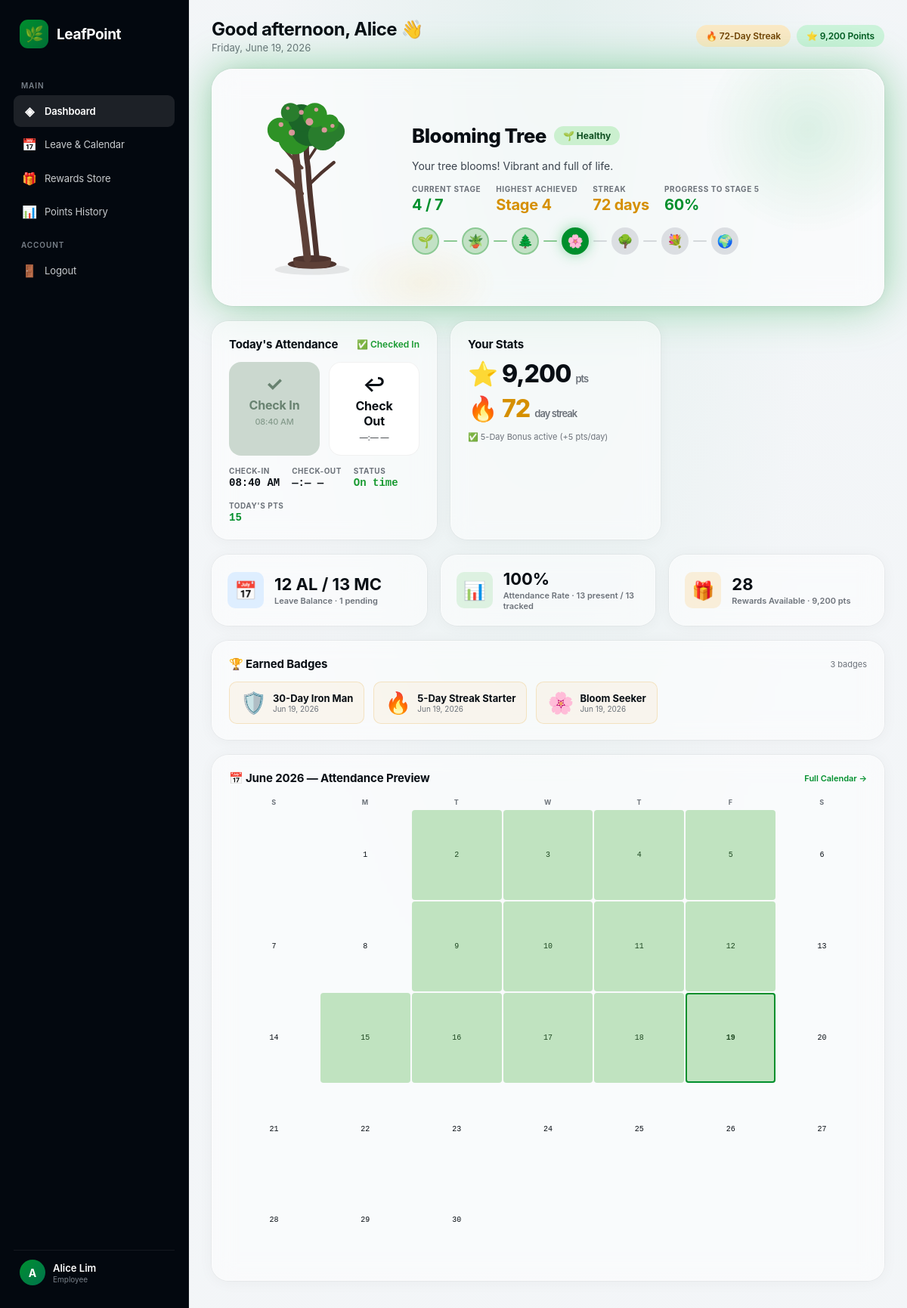
Screenshot of /Employee/employee_dashboard.php (signed in) with the database file from the repository.
### tables this page shows
CREATE TABLE `users` (
    `id` INT AUTO_INCREMENT PRIMARY KEY,
    `name` VARCHAR(100) NOT NULL,
    `username` VARCHAR(50) NOT NULL UNIQUE COMMENT 'Login identifier',
    `email` VARCHAR(150) NOT NULL UNIQUE,
    `password_hash` VARCHAR(255) NOT NULL,
    `role` ENUM('employee', 'admin') DEFAULT 'employee',
    `join_date` DATE NOT NULL,
    `remember_token` VARCHAR(255) NULL,
    `reset_token` VARCHAR(64) NULL COMMENT 'Password reset token',
    `reset_token_expiry` DATETIME NULL COMMENT 'Reset token expiry (1 hour)',
    `total_points` INT DEFAULT 0,
    `current_streak` INT DEFAULT 0,
    `plant_highest_stage` INT DEFAULT 1,
    `plant_current_stage` INT DEFAULT 1,
    `plant_status` ENUM('Healthy', 'Withered') DEFAULT 'Healthy',
    `created_at` TIMESTAMP DEFAULT CURRENT_TIMESTAMP,
    `updated_at` TIMESTAMP DEFAULT CURRENT_TIMESTAMP ON UPDATE CURRENT_TIMESTAMP
);

CREATE TABLE `attendance` (
    `id` INT AUTO_INCREMENT PRIMARY KEY,
    `user_id` INT NOT NULL,
    `date` DATE NOT NULL,
    `check_in_time` TIME NULL,
    `check_out_time` TIME NULL,
    `status` ENUM('on_time', 'grace_period', 'late', 'absent', 'on_leave', 'public_holiday') NOT NULL,
    `points_earned` INT DEFAULT 0,
    `location_lat` DECIMAL(10, 8) NULL,
    `location_lng` DECIMAL(10, 8) NULL,
    `ip_address` VARCHAR(45) NULL,
    `created_at` TIMESTAMP DEFAULT CURRENT_TIMESTAMP,
    FOREIGN KEY (`user_id`) REFERENCES `users`(`id`) ON DELETE CASCADE,
    UNIQUE KEY `unique_daily_attendance` (`user_id`, `date`)
);

CREATE TABLE `leave_balances` (
    `id` INT AUTO_INCREMENT PRIMARY KEY,
    `user_id` INT NOT NULL,
    `year` YEAR NOT NULL,
    `al_total` INT DEFAULT 14,
    `al_used` DECIMAL(5,1) DEFAULT 0.0,
    `mc_total` INT DEFAULT 14,
    `mc_used` DECIMAL(5,1) DEFAULT 0.0,
    FOREIGN KEY (`user_id`) REFERENCES `users`(`id`) ON DELETE CASCADE,
    UNIQUE KEY `unique_user_year` (`user_id`, `year`)
);

CREATE TABLE IF NOT EXISTS `badges` (
    `id` INT AUTO_INCREMENT PRIMARY KEY,
    `user_id` INT NOT NULL,
    `badge_key` VARCHAR(50) NOT NULL,
    `badge_name` VARCHAR(100) NOT NULL,
    `badge_icon` VARCHAR(10) NOT NULL,
    `earned_at` TIMESTAMP DEFAULT CURRENT_TIMESTAMP,
    FOREIGN KEY (`user_id`) REFERENCES `users`(`id`) ON DELETE CASCADE,
    UNIQUE KEY `unique_user_badge` (`user_id`, `badge_key`)
);

### Employee/employee_dashboard.php (the view, shortened to what this page needs)
<?php
require_once '../db.php';
$user_id = $_SESSION['user_id'];
$date_today = date('Y-m-d');
$current_month = date('m');
$current_year = date('Y');
$stmt = $pdo->prepare("SELECT total_points, current_streak, plant_current_stage, plant_highest_stage, plant_status FROM users WHERE id = ?");
$stmt->execute([$user_id]);
$user = $stmt->fetch();
$tree_stages = [
    1 => ['name' => 'Sprout',                    'emoji' => '🌱', 'desc' => 'Your journey begins. A tiny sprout breaks through the soil.'],
    2 => ['name' => 'Sapling',                   'emoji' => '🪴', 'desc' => 'Growing stronger with each on-time day.'],
    3 => ['name' => 'Young Tree',                'emoji' => '🌲', 'desc' => 'A young tree taking shape — consistency is key.'],
    4 => ['name' => 'Blooming Tree',             'emoji' => '🌸', 'desc' => 'Your tree blooms! Vibrant and full of life.'],
    5 => ['name' => 'Ancient Oak',               'emoji' => '🌳', 'desc' => 'A mighty oak — your dedication is unmatched.'],
    6 => ['name' => 'Magical Blooming Tree',     'emoji' => '💐', 'desc' => 'Magic surrounds your tree. Almost at the pinnacle.'],
    7 => ['name' => 'World Tree',                'emoji' => '🌍', 'desc' => 'The World Tree — you have reached the ultimate stage!'],
];
$current_tree = $tree_stages[$user['plant_current_stage']];
$tree_health = 'healthy';
$stage_progress = 0;
if ($user['plant_current_stage'] < 7) {
    $thresholds = [1 => 0, 2 => 20, 3 => 40, 4 => 60, 5 => 80, 6 => 100, 7 => 120];
    $current_threshold = $thresholds[$user['plant_current_stage']];
    $next_threshold = $thresholds[$user['plant_current_stage'] + 1];
    $streak = $user['current_streak'];
    if ($streak >= $next_threshold) {
        $stage_progress = 100;
    } elseif ($streak > $current_threshold) {
        $stage_progress = round(($streak - $current_threshold) / ($next_threshold - $current_threshold) * 100);
    }
}
$stage_maxed = ($user['plant_current_stage'] >= 7);
$stmt = $pdo->prepare("SELECT * FROM attendance WHERE user_id = ? AND date = ?");
$stmt->execute([$user_id, $date_today]);
$attendance = $stmt->fetch();
$has_checked_in = $attendance ? true : false;
$has_checked_out = ($attendance && $attendance['check_out_time']) ? true : false;
$check_in_time = ($attendance && $attendance['check_in_time']) ? date('h:i A', strtotime($attendance['check_in_time'])) : '—:— —';
$check_out_time = ($attendance && $attendance['check_out_time']) ? date('h:i A', strtotime($attendance['check_out_time'])) : '—:— —';
$attendance_status = $attendance ? ucfirst(str_replace('_', ' ', $attendance['status'])) : 'Not Checked In';
$today_points = $attendance ? $attendance['points_earned'] : 0;
$stmt = $pdo->prepare("SELECT id, leave_type FROM leave_requests WHERE user_id = ? AND status = 'approved' AND start_date <= ? AND end_date >= ? LIMIT 1");
$stmt->execute([$user_id, $date_today, $date_today]);
$on_leave_today = $stmt->fetch();
$is_on_approved_leave = $on_leave_today ? true : false;
$day_of_week = (int)date('N');
$is_weekend = ($day_of_week >= 6);
$stmt = $pdo->prepare("SELECT id, holiday_name FROM public_holidays WHERE holiday_date = ? LIMIT 1");
$stmt->execute([$date_today]);
$holiday_today = $stmt->fetch();
$is_public_holiday = (bool)$holiday_today;
$holiday_name = $holiday_today ? $holiday_today['holiday_name'] : '';
$is_non_working_day = $is_weekend || $is_public_holiday;
$non_working_reason = $is_public_holiday ? "🎌 $holiday_name" : 'Weekend';
$stmt = $pdo->prepare("SELECT * FROM leave_balances WHERE user_id = ? AND year = ?");
$stmt->execute([$user_id, $current_year]);
$leave_balance = $stmt->fetch();
$al_remaining = $leave_balance['al_total'] - $leave_balance['al_used'];
$mc_remaining = $leave_balance['mc_total'] - $leave_balance['mc_used'];
$stmt = $pdo->prepare("SELECT COUNT(*) FROM leave_requests WHERE user_id = ? AND status = 'pending'");
$stmt->execute([$user_id]);
$pending_leave_count = $stmt->fetchColumn();
$stmt = $pdo->prepare("SELECT status, COUNT(*) as cnt FROM attendance WHERE user_id = ? AND MONTH(date) = ? AND YEAR(date) = ? GROUP BY status");
$stmt->execute([$user_id, $current_month, $current_year]);
$monthly_raw = $stmt->fetchAll();
$present_days = 0; $absent_days = 0; $total_tracked = 0;
foreach ($monthly_raw as $row) {
    if (in_array($row['status'], ['on_time', 'grace_period', 'late'])) $present_days += $row['cnt'];
    elseif ($row['status'] === 'absent') $absent_days += $row['cnt'];
    if (!in_array($row['status'], ['on_leave', 'public_holiday'])) $total_tracked += $row['cnt'];
}
$attendance_rate = $total_tracked > 0 ? round(($present_days / $total_tracked) * 100) : 0;
$stmt = $pdo->query("SELECT COUNT(*) FROM reward_items WHERE is_active = 1 AND stock_quantity > 0");
$available_rewards = $stmt->fetchColumn();
$earned_badges = [];
try {
    $stmt = $pdo->prepare("SELECT badge_name, badge_icon, earned_at FROM badges WHERE user_id = ? ORDER BY earned_at DESC");
    $stmt->execute([$user_id]);
    $earned_badges = $stmt->fetchAll();
} catch (PDOException $e) {
}
?>
<!doctype html>
<html lang="en">
<head>
</head>
<body>
  <div class="app">
    <?php include 'employee_sidebar.php'; ?>
    <main class="main">
      <div class="main-inner">
        <header class="dashboard-header">
          <div class="greeting">
            <h1>Good <?= date('H') < 12 ? 'morning' : (date('H') < 17 ? 'afternoon' : 'evening') ?>, <?= htmlspecialchars(explode(' ', $_SESSION['name'])[0]) ?> 👋</h1>
            <span><?= date('l, F j, Y') ?></span>
          </div>
          <div class="header-pills">
            <span class="pill pill-streak">🔥 <?= $user['current_streak'] ?>-Day Streak</span>
            <span class="pill pill-points">⭐ <?= number_format($user['total_points']) ?> Points</span>
          </div>
        </header>
        <section class="tree-hero" data-health="<?= $tree_health ?>" data-stage="<?= $user['plant_current_stage'] ?>">
          <div class="tree-visual" id="tree-visual">
          </div>
          <div class="tree-info-panel">
            <div class="tree-title-row">
              <h2><?= $current_tree['name'] ?></h2>
              <span class="tree-health-badge <?= $tree_health ?>"><?= $tree_health === 'healthy' ? '🌱 Healthy' : ($tree_health === 'recovering' ? '🔄 Recovering' : '🍂 Withered') ?></span>
            </div>
            <p class="tree-stage-desc"><?= $current_tree['desc'] ?></p>
            <div class="tree-meta-row">
              <div class="tree-meta-item"><span class="meta-label">Current Stage</span><span class="meta-value accent"><?= $user['plant_current_stage'] ?> / 7</span></div>
              <div class="tree-meta-item"><span class="meta-label">Highest Achieved</span><span class="meta-value gold">Stage <?= $user['plant_highest_stage'] ?></span></div>
              <div class="tree-meta-item"><span class="meta-label">Streak</span><span class="meta-value gold"><?= $user['current_streak'] ?> days</span></div>
              <?php if (!$stage_maxed): ?>
              <div class="tree-meta-item"><span class="meta-label">Progress to Stage <?= $user['plant_current_stage'] + 1 ?></span><span class="meta-value accent"><?= $stage_progress ?>%</span></div>
              <?php endif; ?>
            </div>
            <div class="stage-path">
              <?php for ($s = 1; $s <= 7; $s++):
                $dot_class = ($s < $user['plant_current_stage']) ? 'earned' : (($s == $user['plant_current_stage']) ? 'current' : '');
              ?>
              <div class="stage-step">
                <div class="stage-dot <?= $dot_class ?>" title="Stage <?= $s ?>: <?= $tree_stages[$s]['name'] ?> — <?= $s <= $user['plant_current_stage'] ? ($s == $user['plant_current_stage'] ? 'Current' : 'Achieved') : 'Locked' ?>"><?= $tree_stages[$s]['emoji'] ?></div>
                <?php if ($s < 7): ?><div class="stage-connector <?= $s < $user['plant_current_stage'] ? 'earned' : '' ?>"></div><?php endif; ?>
              </div>
              <?php endfor; ?>
            </div>
          </div>
        </section>
        <div class="card-grid">
          <div class="glass-card col-span-2">
            <div class="card-header">
              <div class="card-title">Today's Attendance</div>
              <?php
                if ($has_checked_in) {
                    $badge_text = $has_checked_out ? '✅ Shift Completed' : '✅ Checked In';
                    $badge_color = 'var(--green-status)';
                } elseif ($is_on_approved_leave) {
                    $badge_text = '🏖️ On Approved Leave';
                    $badge_color = 'var(--blue-info)';
                } elseif ($is_non_working_day) {
                    $badge_text = $is_public_holiday ? "🎌 $holiday_name" : '📴 Weekend';
                    $badge_color = 'var(--purple-holiday)';
                } else {
                    $badge_text = '⚠️ Not Checked In';
                    $badge_color = 'var(--red-status)';
                }
              ?>
              <span style="font-size:12px;font-weight:600;color:<?= $badge_color ?>;"><?= $badge_text ?></span>
            </div>
            <div class="check-actions">
              <button class="btn-check btn-check-in" id="btn-check-in" <?= ($has_checked_in || $is_on_approved_leave || $is_non_working_day) ? 'disabled' : '' ?>><span class="btn-icon">✓</span> Check In<span class="btn-sub"><?= $is_on_approved_leave ? 'On Leave Today' : ($is_non_working_day ? $non_working_reason : $check_in_time) ?></span></button>
              <button class="btn-check btn-check-out" id="btn-check-out" <?= (!$has_checked_in || $has_checked_out) ? 'disabled' : '' ?>><span class="btn-icon">↩</span> Check Out<span class="btn-sub"><?= $check_out_time ?></span></button>
            </div>
            <div class="check-status-row">
              <div class="cs-item"><span class="cs-label">Check-in</span><span class="cs-value"><?= $check_in_time ?></span></div>
              <div class="cs-item"><span class="cs-label">Check-out</span><span class="cs-value"><?= $check_out_time ?></span></div>
              <div class="cs-item"><span class="cs-label">Status</span><span class="cs-value" style="color:var(--green-status);"><?= $attendance_status ?></span></div>
              <div class="cs-item"><span class="cs-label">Today's Pts</span><span class="cs-value" style="color:var(--accent);"><?= $today_points ?></span></div>
            </div>
          </div>
          <div class="glass-card">
            <div class="card-header"><div class="card-title">Your Stats</div></div>
            <div class="stat-big points">⭐ <?= number_format($user['total_points']) ?><span class="unit">pts</span></div>
            <div class="stat-big streak">🔥 <?= $user['current_streak'] ?><span class="unit">day streak</span></div>
            <div style="font-size:11px;color:var(--muted);">
              <?php if ($user['current_streak'] >= 5): ?>✅ 5-Day Bonus active (+5 pts/day)
              <?php elseif ($user['current_streak'] > 0): ?>🔒 <?= 5 - $user['current_streak'] ?> more days for 5-Day Bonus
              <?php else: ?>Check in on time to start a streak
              <?php endif; ?>
            </div>
          </div>
        </div>
        <div class="summary-grid">
          <a href="leave.php" class="summary-card" title="View Leave & Calendar">
            <div class="sc-icon leave-bg">📅</div>
            <div class="sc-info">
              <span class="sc-value"><?= $al_remaining ?> AL / <?= $mc_remaining ?> MC</span>
              <span class="sc-label">Leave Balance<?= $pending_leave_count > 0 ? " · $pending_leave_count pending" : '' ?></span>
            </div>
          </a>
          <div class="summary-card">
            <div class="sc-icon rate-bg">📊</div>
            <div class="sc-info">
              <span class="sc-value"><?= $attendance_rate ?>%</span>
              <span class="sc-label">Attendance Rate · <?= $present_days ?> present / <?= $total_tracked ?> tracked</span>
            </div>
          </div>
          <a href="rewards_store.php" class="summary-card" title="Browse Rewards Store">
            <div class="sc-icon reward-bg">🎁</div>
            <div class="sc-info">
              <span class="sc-value"><?= $available_rewards ?></span>
              <span class="sc-label">Rewards Available · <?= number_format($user['total_points']) ?> pts</span>
            </div>
          </a>
        </div>
        <?php if (count($earned_badges) > 0): ?>
        <div class="glass-card">
          <div class="card-header">
            <div class="card-title">🏆 Earned Badges</div>
            <span style="font-size:11px;color:var(--muted);"><?= count($earned_badges) ?> badge<?= count($earned_badges) !== 1 ? 's' : '' ?></span>
          </div>
          <div style="display:flex;gap:12px;flex-wrap:wrap;">
            <?php foreach ($earned_badges as $badge): ?>
            <div style="display:flex;align-items:center;gap:8px;padding:10px 14px;border-radius:var(--radius-sm);background:oklch(94% 0.04 82 / 0.3);border:1px solid oklch(84% 0.1 82 / 0.4);">
              <span style="font-size:28px;"><?= htmlspecialchars($badge['badge_icon']) ?></span>
              <div>
                <div style="font-size:13px;font-weight:700;color:var(--fg);"><?= htmlspecialchars($badge['badge_name']) ?></div>
                <div style="font-size:10px;color:var(--muted);"><?= date('M d, Y', strtotime($badge['earned_at'])) ?></div>
              </div>
            </div>
            <?php endforeach; ?>
          </div>
        </div>
        <?php endif; ?>
        <div class="glass-card">
          <div class="card-header">
            <a href="leave.php" style="text-decoration:none;color:inherit;"><div class="card-title">📅 <?= date('F Y') ?> — Attendance Preview</div></a>
            <a href="leave.php" style="font-size:11px;color:var(--accent);font-weight:600;text-decoration:none;">Full Calendar →</a>
          </div>
          <div class="cal-mini" id="cal-grid"></div>
        </div>
      </div>
    </main>
  </div>
</body>
</html>

### rows the page displays
users: current_streak "72", total_points "9,200", plant_current_stage "Blooming Tree", plant_current_stage "Your tree blooms! Vibrant and full of life.", plant_current_stage "4", plant_highest_stage "4", $user['plant_current_stage'] + 1 "5", stage_progress "60"
attendance: check_out_time "✅ Checked In", check_in_time "08:40 AM", check_out_time "—:— —", status "On time", points_earned "15"
leave_balances: al_remaining "12", mc_remaining "13"
badges: badge_icon "🛡️", badge_name "30-Day Iron Man", earned_at "Jun 19, 2026"
badges: badge_icon "🔥", badge_name "5-Day Streak Starter", earned_at "Jun 19, 2026"
badges: badge_icon "🌸", badge_name "Bloom Seeker", earned_at "Jun 19, 2026"

### other values shown
$item['icon'] "◈"
$item['label'] "Dashboard"
$item['icon'] "📅"
$item['label'] "Leave & Calendar"
$item['icon'] "🎁"
$item['label'] "Rewards Store"
$item['icon'] "📊"
$item['label'] "Points History"
substr($_SESSION['name'], 0, 1) "A"
$_SESSION['name'] "Alice Lim"
explode(' ', $_SESSION['name'])[0] "Alice"
$tree_stages[$s]['emoji'] "🌱"
$tree_stages[$s]['emoji'] "🪴"
$tree_stages[$s]['emoji'] "🌲"
$tree_stages[$s]['emoji'] "🌸"
